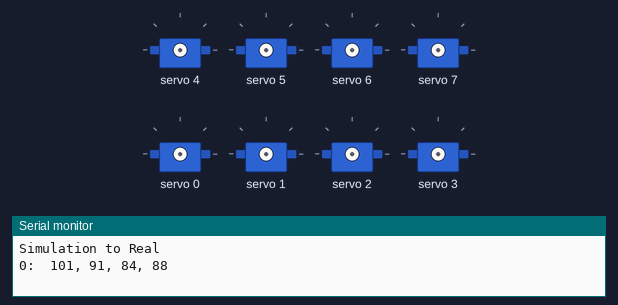
Simulated run of this sketch. Board: Arduino Uno, built with avr-gcc and run on an emulated ATmega328P. Shown: 8 × servo, the last lines printed to the serial monitor.

Above: at 0.05 s.
At 0.45 s:
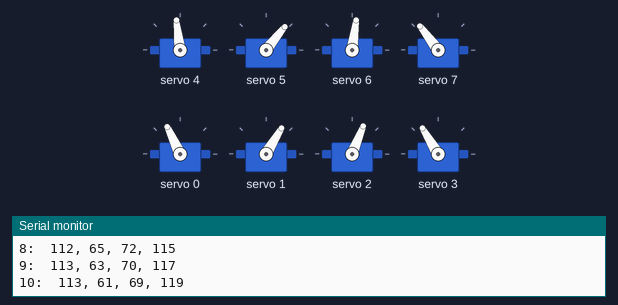
At 0.75 s:
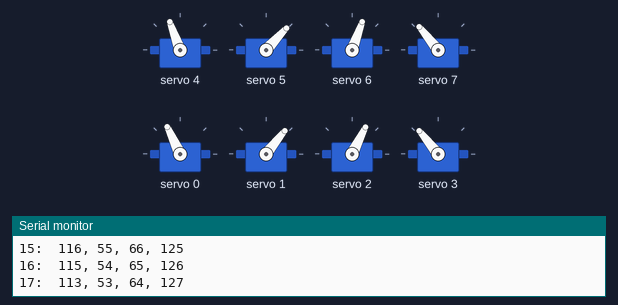
At 0.9 s:
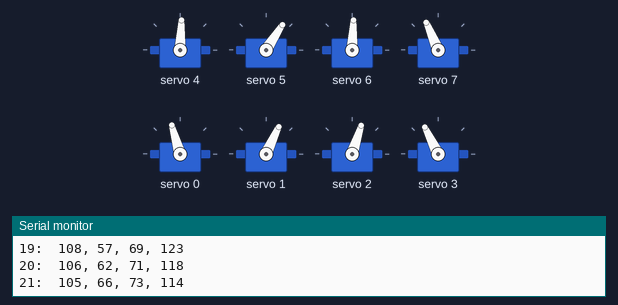
At 1.35 s:
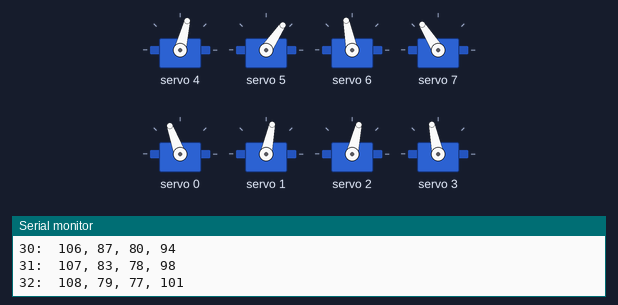
At 2.1 s:
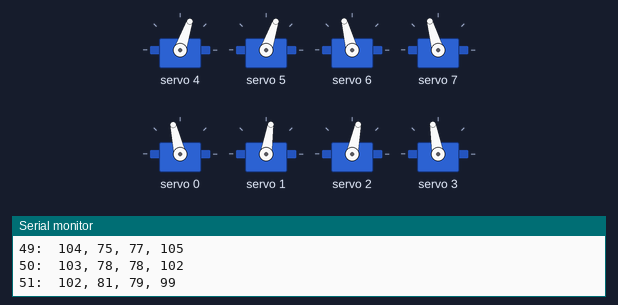
Timing chart, 0 to 5.1 s (numbered marks = the images above):
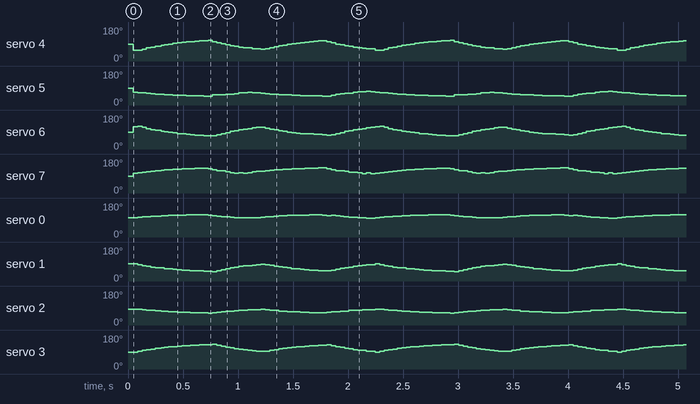

Measured:
- by itself, servo 5: moves between 47° and 73°, repeating every 2.2 s
- by itself, servo 7: moves between 103° and 133°, repeating every 2.2 s
- by itself, servo 3: moves between 88° and 131°, repeating every 2.2 s

The sketch:

sim_to_real_pronk_both_legs.ino
```cpp
#include "positions.h"  // Include the positions header file
#include <Wire.h>
#include <Adafruit_PWMServoDriver.h>
#include <math.h>


// called this way, it uses the default address 0x40
Adafruit_PWMServoDriver pwm = Adafruit_PWMServoDriver();

// Setting up positioning for servos
#define SERVOMIN  100 // This is the 'minimum' pulse length count (out of 4096)
#define SERVOMAX  505 // This is the 'maximum' pulse length count (out of 4096)
#define SERVO_FREQ 50 // MF95 update rate of 50


unsigned long previousMillis = 0;
const long updateInterval = 40;  // updateInterval in milliseconds

int currentPosition = 0;

void setup() {
  Serial.begin(9600);
  Serial.println("Simulation to Real");

  pwm.begin();
  pwm.setPWMFreq(SERVO_FREQ);  // Analog servos run at ~50 Hz updates

  delay(10);

  // HACKY but wanted get this up and running quick
  // Set Back legs intials conditions

  int J4 = map(90, 0, 180, SERVOMIN, SERVOMAX);
  int J5 = map(90, 0, 180, SERVOMIN, SERVOMAX);
  int J6 = map(90, 0, 180, SERVOMIN, SERVOMAX);
  int J7 = map(90, 0, 180, SERVOMIN, SERVOMAX);

  pwm.setPWM(4, 0, J4);
  pwm.setPWM(5, 0, J5);
  pwm.setPWM(6, 0, J6);
  pwm.setPWM(7, 0, J7);
}

void loop() {
  unsigned long currentMillis = millis();

  if (currentMillis - previousMillis >= updateInterval) {
    previousMillis = currentMillis;

    // Set the servo to the current position
    Serial.print(currentPosition);
    Serial.print(":  ");
    Serial.print(row_1[currentPosition]);
    Serial.print(", ");
    Serial.print(row_2[currentPosition]);
    Serial.print(", ");
    Serial.print(row_3[currentPosition]);
    Serial.print(", ");
    Serial.println(row_4[currentPosition]);


    int J0 = map(row_1[currentPosition], 0, 180, SERVOMIN, SERVOMAX);
    int J1 = map(row_2[currentPosition], 0, 180, SERVOMIN, SERVOMAX);
    int J2 = map(row_3[currentPosition], 0, 180, SERVOMIN, SERVOMAX);
    int J3 = map(row_4[currentPosition], 0, 180, SERVOMIN, SERVOMAX);

    int J4 = map(row_5[currentPosition], 0, 180, SERVOMIN, SERVOMAX);
    int J5 = map(row_6[currentPosition], 0, 180, SERVOMIN, SERVOMAX);
    int J6 = map(row_7[currentPosition], 0, 180, SERVOMIN, SERVOMAX);
    int J7 = map(row_8[currentPosition], 0, 180, SERVOMIN, SERVOMAX);

    pwm.setPWM(0, 0, J0);
    pwm.setPWM(1, 0, J1);
    pwm.setPWM(2, 0, J2);
    pwm.setPWM(3, 0, J3);

    pwm.setPWM(4, 0, J4);
    pwm.setPWM(5, 0, J5);
    pwm.setPWM(6, 0, J6);
    pwm.setPWM(7, 0, J7);

    // Move to the next position
    currentPosition++;

    // Loop back to the beginning if at the end
    if (currentPosition >= numPositions) {
      currentPosition = 0;
    }
  }
}
```

Source omitted: positions.h (data table, 1778 bytes)
